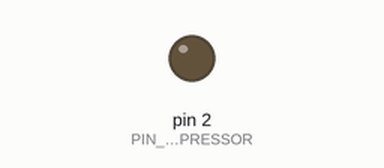
The sketch below on a simulated Arduino Uno, built with avr-gcc and run on an emulated ATmega328P. Shown: output pins drawn as LEDs (lit = HIGH).

Above: at 0.1 s.
At 3.1 s:
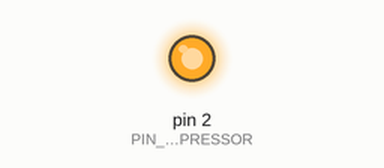
Timing chart, 0 to 4.6 s (numbered marks = the images above):
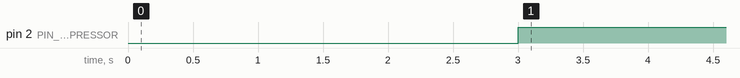

The sketch:

compressor.ino
```cpp
#define PIN_COMPRESSOR 2

void setup() {
  pinMode(PIN_COMPRESSOR, OUTPUT);
  digitalWrite(PIN_COMPRESSOR, LOW);

}

void loop() {
    delay(3000);

    digitalWrite(PIN_COMPRESSOR, HIGH);

    delay(3000);


}
```

Measured:
- by itself, pin 2 (PIN_COMPRESSOR): LOW → HIGH at 3.0 s
